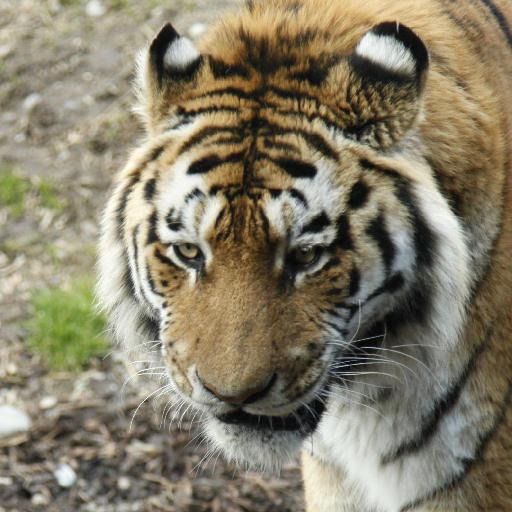
#> input picture lib/CBIR/dataset/0.jpg, 512 x 512 px
$ python main.py
#> lines starting #> are read from the running program, lines starting #| are printed output that depends on the picture
import numpy as np
import cv2
import os


dataset = "lib/CBIR/dataset/0.jpg"
# image_list = []
# for filename in os.listdir(dataset):
#     if(filename)
image= cv2.imread(dataset)
#> image is the input picture: shape (512, 512, 3); mean B, G, R 105.7, 126.8, 134.5
image = cv2.resize(image,(50,50))
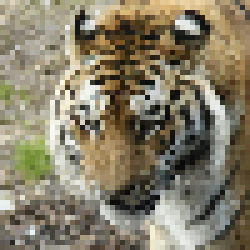
#> image: shape (50, 50, 3) (shown 5 times larger); mean B, G, R 105.5, 126.6, 134.4
print(image)
#> (printed output is left out)


"""
misal texture
feature query = get texture feature si img query
bikin array similarity[]
loop through dataset
    arraysimilarity [i]= compare similarity (get texture feature (img i), feature query)

display yang similarity >60% from arraysimilarity

[[simil,path]]


"""

$ run again, with lib/CBIR/dataset/1093.jpg copied over lib/CBIR/dataset/0.jpg
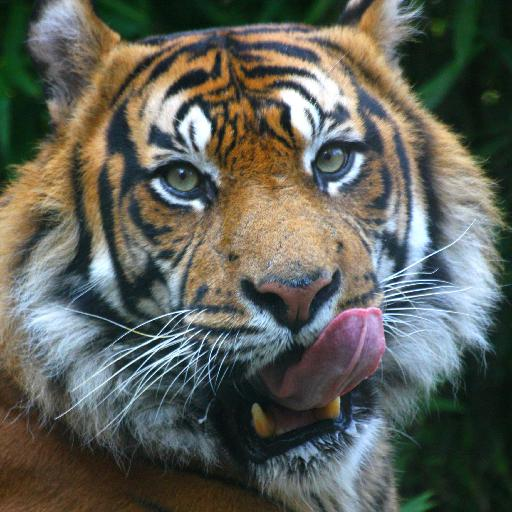
#> input picture lib/CBIR/dataset/1093.jpg, 512 x 512 px
#> image is the input picture: shape (512, 512, 3); mean B, G, R 88.6, 96.7, 94.4
#> `image = cv2.resize(image,(50,50))`:
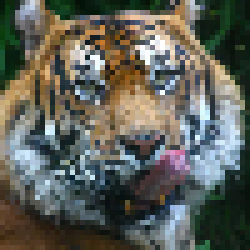
#> image: shape (50, 50, 3) (shown 5 times larger); mean B, G, R 88.8, 96.9, 94.8
#> (printed output is left out)

$ run again, with lib/CBIR/dataset/1095.jpg copied over lib/CBIR/dataset/0.jpg
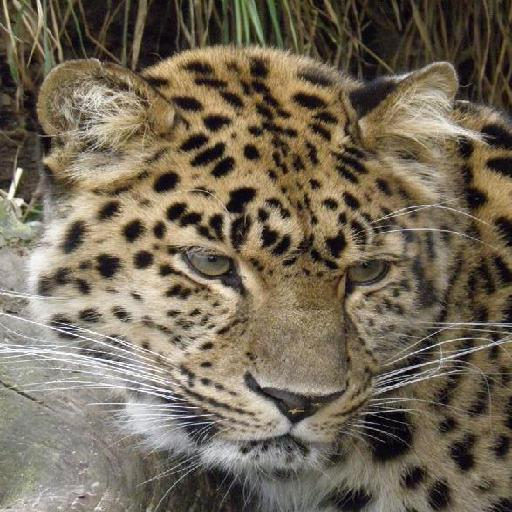
#> input picture lib/CBIR/dataset/1095.jpg, 512 x 512 px
#> image is the input picture: shape (512, 512, 3); mean B, G, R 88, 105.5, 116.1
#> `image = cv2.resize(image,(50,50))`:
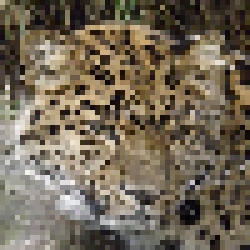
#> image: shape (50, 50, 3) (shown 5 times larger); mean B, G, R 87.6, 105.1, 115.8
#> (printed output is left out)

$ run again, with lib/CBIR/dataset/1111.jpg copied over lib/CBIR/dataset/0.jpg
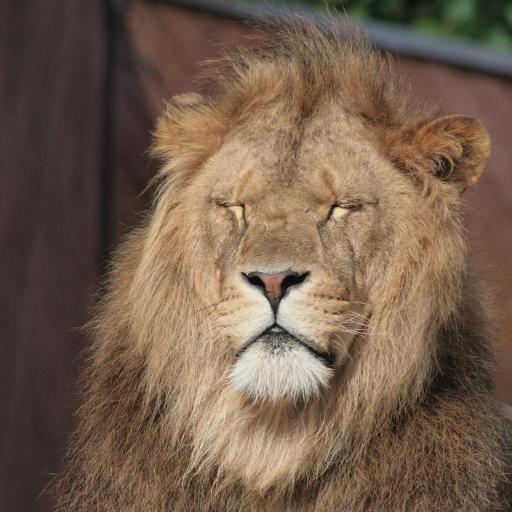
#> input picture lib/CBIR/dataset/1111.jpg, 512 x 512 px
#> image is the input picture: shape (512, 512, 3); mean B, G, R 76.8, 94.5, 116.2
#> `image = cv2.resize(image,(50,50))`:
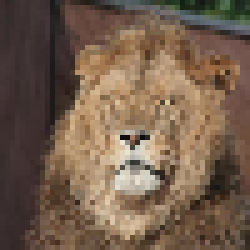
#> image: shape (50, 50, 3) (shown 5 times larger); mean B, G, R 76.9, 94.5, 116.2
#> (printed output is left out)
